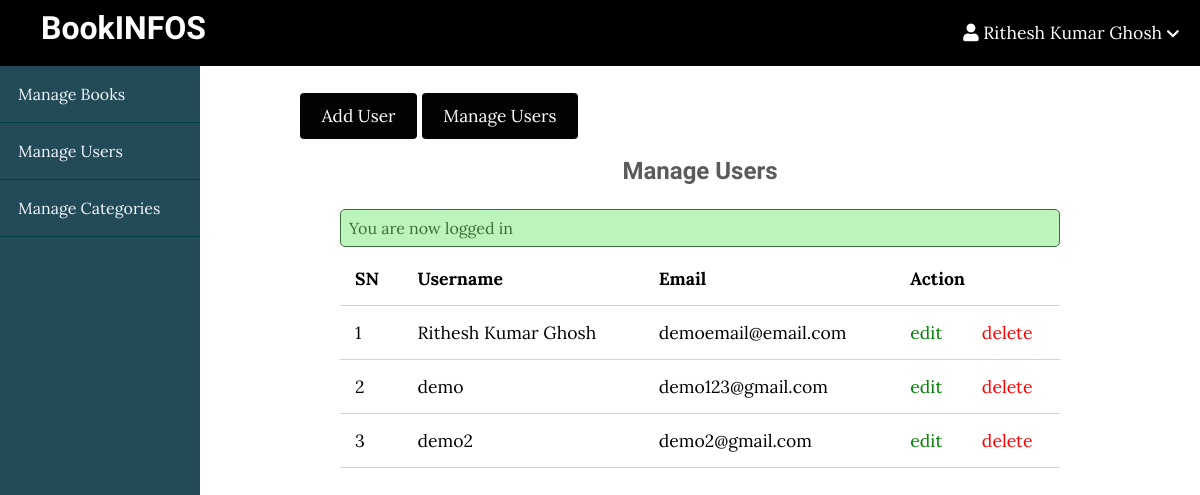
The page /bookinfos/admin/users/index.php (signed in) on the database its author committed.
### tables this page shows
CREATE TABLE `users` (
  `id` int(11) NOT NULL,
  `admin` tinyint(4) NOT NULL,
  `username` varchar(255) NOT NULL,
  `email` varchar(255) NOT NULL,
  `password` varchar(255) NOT NULL,
  `created_at` timestamp NOT NULL DEFAULT current_timestamp()
);

### bookinfos/Main/controllers/users.php (called while the page is built, shortened)
<?php
include(ROOT_PATH . "/main/database/db.php");
$table = 'users';
$admin_users = selectAll($table);

### bookinfos/Main/database/db.php (called while the page is built, shortened)
<?php
require('connect.php');
function selectAll($table, $conditions = [])
{
    global $conn;
    $sql = "SELECT * FROM $table";
    if (empty($conditions)) {
        $stmt = $conn->prepare($sql);
        $stmt->execute();
        $records = $stmt->get_result()->fetch_all(MYSQLI_ASSOC);
        return $records;
    }
}

### bookinfos/admin/users/index.php (the view, shortened to what this page needs)
<?php include(ROOT_PATH . "/main/controllers/users.php");
?>
<!DOCTYPE html>
<html lang="en">
    <head>
        <link rel="stylesheet"
            href="https://use.fontawesome.com/releases/v5.7.2/css/all.css"
>
        <link rel="stylesheet" href="../../public/css/style.css">
        <link rel="stylesheet" href="../../public/css/admin.css">
    </head>
    <body>
    <?php include(ROOT_PATH . "/main/includes/adminHeader.php"); ?>
        <div class="admin-wrapper">
        <?php include(ROOT_PATH . "/main/includes/adminSidebar.php"); ?>
            <div class="admin-content">
                <div class="button-group">
                    <a href="create.php" class="btn btn-big">Add User</a>
                    <a href="index.php" class="btn btn-big">Manage Users</a>
                </div>
                <div class="content">
                    <h2 class="page-title">Manage Users</h2>
                    <?php include(ROOT_PATH . "/main/includes/messages.php"); ?>
                    <table>
                        <thead>
                            <th>SN</th>
                            <th>Username</th>
                            <th>Email</th>
                            <th colspan="2">Action</th>
                        </thead>
                        <tbody>
                            <?php foreach ($admin_users as $key => $user): ?>
                                <tr>
                                    <td><?php echo $key + 1; ?></td>
                                    <td><?php echo $user['username']; ?></td>
                                    <td><?php echo $user['email']; ?></td>
                                    <td><a href="edit.php?id=<?php echo $user['id']; ?>" class="edit">edit</a></td>
                                    <td><a href="index.php?delete_id=<?php echo $user['id']; ?>" class="delete">delete</a></td>
                                </tr>
                            <?php endforeach; ?>
                        </tbody>
                    </table>
                </div>
            </div>
        </div>
    </body>
</html>

### bookinfos/public/css/style.css (style rules this page uses)
* { box-sizing: border-box; }
html, body { height: 100%; padding: 0px; margin: 0px; background: #080000; font-family: "Lora", serif; }
h1, h2, h3, h4, h5, h6 { font-family: "Candal", serif; color: #5c5b5b; margin: 5px; }
a { text-decoration: none; color: inherit; }
.btn { padding: 0.5rem 1rem; background: #006669; color: white; border: 1px solid transparent; border-radius: 0.25rem; font-size: 1.08em; font-family: "Lora", serif; }
.btn-big { padding: 0.7rem 1.3rem; line-height: 1.3rem; }
html, body { height: 100%; padding: 0px; margin: 0px; background: white; font-family: "Lora", serif; }
.btn { padding: 0.5rem 1rem; background: #030303; color: white; border: 1px solid transparent; border-radius: 0.25rem; font-size: 1.08em; font-family: "Lora", serif; }
.content { width: 90%; margin: 30px auto 30px; }

### bookinfos/public/css/admin.css (style rules this page uses)
.admin-wrapper { display: flex; height: calc(100% - 66px); }
.admin-wrapper .admin-content { flex: 8; height: 100%; padding: 40px 100px 100px; overflow-y: scroll; }
.admin-content .page-title { text-align: center; margin-bottom: 1.5rem; }
table { width: 100%; border-collapse: collapse; font-size: 1.1rem; }
th, td { padding: 15px; text-align: left; border-bottom: 1px solid #d3d3d3; }
.edit { color: green; }
.delete { color: red; }

### rows shown on the page
users: username "Rithesh Kumar Ghosh", email "demoemail@email.com"
users: username "demo", email "demo123@gmail.com"
users: username "demo2", email "demo2@gmail.com"

### other values the page prints
$_SESSION['username'] "Rithesh Kumar Ghosh"
$_SESSION['message'] "You are now logged in"
